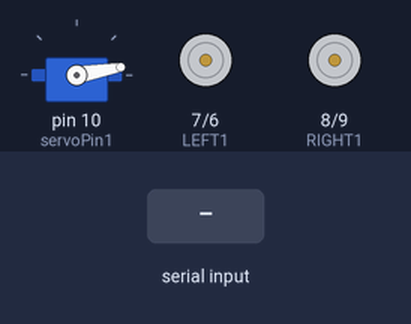
Simulated run of this sketch. Board: Arduino Uno, built with avr-gcc and run on an emulated ATmega328P. Shown: servo, motor-driver pin pairs drawn as motors (green arrow = first pin HIGH = forward, orange = second pin HIGH = backward, longer = more drive, scaled by the enable pin). The inputs (shaded band) are chosen by the test bench.

Above: at 14.0 s.
14.1 s: "L" received over Serial
At 15.0 s:
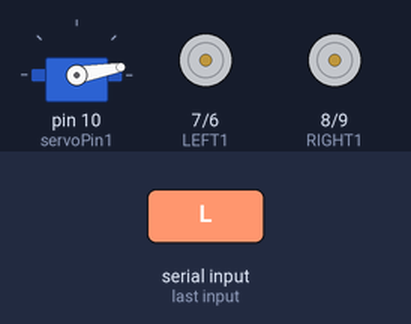
17.1 s: "A" received over Serial
At 18.76 s:
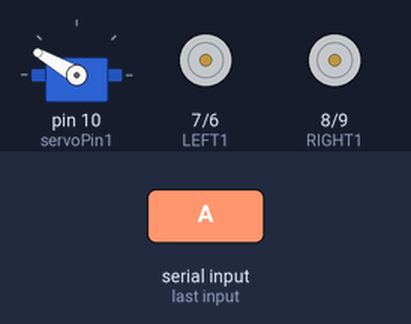
20.1 s: "R" received over Serial
At 21.7 s:
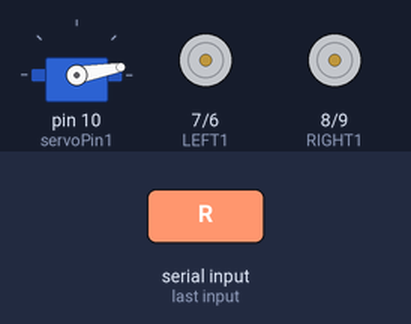
23.1 s: "A" received over Serial
At 25.5 s:
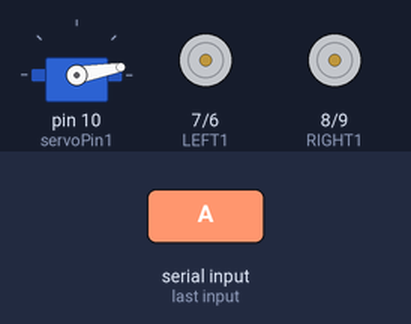
26.1 s: "C" received over Serial
At 27.7 s:
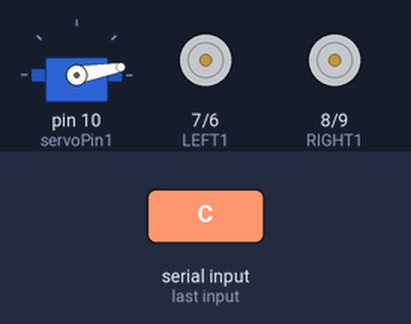
29.1 s: "N" received over Serial
At 30.76 s:
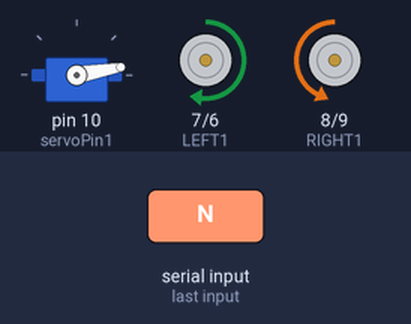
Timing chart, 0 to 34.6 s (numbered marks = the images above; inputs shaded):
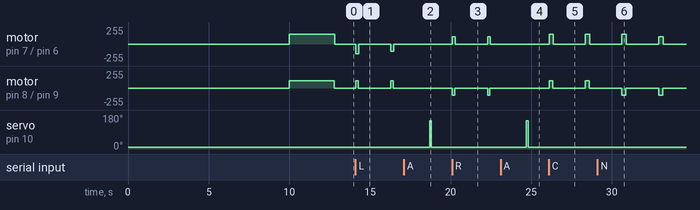

The sketch:

ballon_final.ino
```cpp
#include <Servo.h>  // 載入 Arduino 內建的伺服馬達函式庫

Servo myServo1;      // 建立一個伺服馬達物件
int servoPin1 = 10;   // 設定伺服馬達的訊號線接在腳位 10

// --- 馬達與感測器腳位設定 ---
const byte LEFT1 = 7;
const byte LEFT2 = 6;
const byte LEFT_PWM = 5;

const byte RIGHT1 = 8;
const byte RIGHT2 = 9;
const byte RIGHT_PWM = 11;

// --- 速度設定 ---
byte leftSpeed = 145;
byte rightSpeed = 110;
byte turnSpeed = 110;

// --- 系統狀態與計時變數 ---
char currentState = 'S';
unsigned long lastCmdTime = 0;

// 🌟 新增：連續攻擊次數計數器
byte attackCount = 0;

// --- 提前宣告馬達控制函式 (確保 setup 中可以呼叫) ---
void forward();
void stopMotor();

void setup() {
  Serial.begin(9600);

  // 馬達腳位設定
  pinMode(LEFT1, OUTPUT);
  pinMode(LEFT2, OUTPUT);
  pinMode(LEFT_PWM, OUTPUT);
  pinMode(RIGHT1, OUTPUT);
  pinMode(RIGHT2, OUTPUT);
  pinMode(RIGHT_PWM, OUTPUT);

  myServo1.attach(servoPin1);
  myServo1.write(10);

  // 🌟 新增：開場起跑與盲衝邏輯
  delay(10000);   // 1. 燒錄/通電後，強制發呆 10 秒 (給你時間拔線、放車子)
  forward();      // 2. 啟動馬達直行
  delay(2800);    // 3. 盲衝 5 秒鐘 (若覺得 5 秒衝太遠，可把這數字改小)
  stopMotor();    // 4. 煞車停止，確保交接給 YOLO 時車子是穩定的

  // 記錄交接當下的時間，避免一進入 loop 就觸發超時斷線機制
  lastCmdTime = millis();
}

// --- 馬達控制基礎函式 ---
void forward() {
  digitalWrite(LEFT1, HIGH);
  digitalWrite(LEFT2, LOW);
  analogWrite(LEFT_PWM, leftSpeed);
  digitalWrite(RIGHT1, HIGH);
  digitalWrite(RIGHT2, LOW);
  analogWrite(RIGHT_PWM, rightSpeed);
}

void backward() {
  digitalWrite(LEFT1, LOW);
  digitalWrite(LEFT2, HIGH);
  analogWrite(LEFT_PWM, leftSpeed);
  digitalWrite(RIGHT1, LOW);
  digitalWrite(RIGHT2, HIGH);
  analogWrite(RIGHT_PWM, rightSpeed);
}

void turnLeft() {
  digitalWrite(LEFT1, LOW);
  digitalWrite(LEFT2, HIGH);
  analogWrite(LEFT_PWM, turnSpeed);
  digitalWrite(RIGHT1, HIGH);
  digitalWrite(RIGHT2, LOW);
  analogWrite(RIGHT_PWM, turnSpeed);
}

void turnRight() {
  digitalWrite(LEFT1, HIGH);
  digitalWrite(LEFT2, LOW);
  analogWrite(LEFT_PWM, turnSpeed);
  digitalWrite(RIGHT1, LOW);
  digitalWrite(RIGHT2, HIGH);
  analogWrite(RIGHT_PWM, turnSpeed);
}

void stopMotor() {
  // 1. 先切斷滑行比較嚴重的右輪動力
  analogWrite(RIGHT_PWM, 0);

  // 2. 稍微等待一下 (這個數值是關鍵，需要你實測微調！)
  // 通常設在 10 ~ 80 毫秒之間，視你車子的重量與馬達慣性而定
  delay(30);

  // 3. 最後再切斷左輪動力，讓左輪剛好追上右輪的位置
  analogWrite(LEFT_PWM, 0);
}

// --- 主程式迴圈 ---
void loop() {
  if (Serial.available()) {
    char tempCmd = 0;
    while (Serial.available()) {
      tempCmd = Serial.read(); // 這裡會把剛才盲衝期間 Python 狂發的舊指令清空，只留最新的一筆
    }

    // 如果收到的新指令不是攻擊(A)也不是停止(S)，代表車子正在重新追蹤，將攻擊次數歸零
    if (tempCmd != 'A' && tempCmd != 'S') {
        attackCount = 0;
    }

    currentState = tempCmd;
    lastCmdTime = millis();
  }

  // 失去訊號超過 3.5 秒就停車
  if (millis() - lastCmdTime > 3500) {
    currentState = 'S';
  }

  switch (currentState) {
    case 'A':
      attackCount++; // 每次進入 A 狀態，攻擊次數 +1

      if (attackCount >= 5) {
        // 脫困邏輯：連續攻擊 5 次失敗
        backward();           // 執行倒退
        delay(300);           // 倒退 0.3 秒
        stopMotor();          // 倒退完煞車
        attackCount = 0;      // 重置計數器
        currentState = 'S';   // 強制回到停止狀態，等待 YOLO 重新判定
      } else {
        // 正常攻擊邏輯
        stopMotor();          // 攻擊前先停下車子
        delay(200);
        myServo1.write(150);  // 瞬間全速揮到 150 度 (戳氣球)
        delay(100);           // 給馬達 0.1 秒的時間轉到定位
        myServo1.write(10);   // 瞬間全速收回到 10 度 (收回武器)
        delay(100);           // 給馬達 0.1 秒的時間轉回定位

        currentState = 'S';   // 確保戳完一次就停
      }
      break;

    case 'L':
      turnLeft();
      delay(150);
      break;
    case 'C':
      forward();
      delay(230);
      break;
    case 'R':
      turnRight();
      delay(150);
      break;
    case 'N':
      turnRight();
      delay(250);
      break;
    case 'S':
      break;
  }

  stopMotor();
  if (currentState != 'S') {
     delay(2000);
  }
}
```

Measured:
- after the input at 14.1 s, motor on pin 7 (LEFT1) / pin 6 (LEFT2): stopped → backward 145/255 at once, → stopped 0.18 s later, → backward 110/255 2.0 s later, → stopped 0.18 s later; motor on pin 8 (RIGHT1) / pin 9 (RIGHT2): alternates forward 110/255 for 0.15 s and stopped for 2.0 s, starting at once
- after the input at 17.1 s, servo on pin 10 (servoPin1): 10° → 150° after 1.6 s, → 10° 0.10 s later
- after the input at 20.1 s, motor on pin 7 (LEFT1) / pin 6 (LEFT2): alternates forward 110/255 for 0.18 s and stopped for 2.0 s, starting at once; motor on pin 8 (RIGHT1) / pin 9 (RIGHT2): alternates backward 110/255 for 0.15 s and stopped for 2.0 s, starting at once
- after the input at 23.1 s, servo on pin 10 (servoPin1): 10° → 150° after 1.6 s, → 10° 0.10 s later
- after the input at 26.1 s, motor on pin 7 (LEFT1) / pin 6 (LEFT2): alternates forward 145/255 for 0.26 s and stopped for 2.0 s, starting at once; motor on pin 8 (RIGHT1) / pin 9 (RIGHT2): alternates forward 110/255 for 0.23 s and stopped for 2.0 s, starting at once
- after the input at 29.1 s, motor on pin 7 (LEFT1) / pin 6 (LEFT2): stopped → forward 145/255 after 1.5 s, → stopped 0.28 s later, → forward 110/255 2.0 s later, → stopped 0.28 s later; motor on pin 8 (RIGHT1) / pin 9 (RIGHT2): alternates backward 110/255 for 0.25 s and stopped for 2.0 s, starting after 1.5 s
